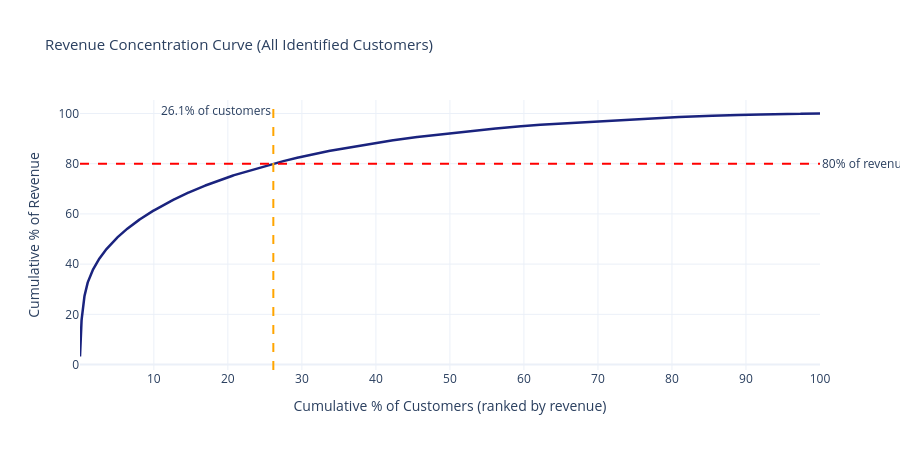

The notebook cell saved with this chart:
### Markdown cell above
---
## 7. Cross-Segment Analysis

### 7.1 Revenue Concentration (Pareto)

Does the 80/20 rule hold? If top 20% of customers generate 80%+ of revenue, the segmentation strategy should weight retention heavily over acquisition.

### Code cell
# ── Revenue Pareto across all identified customers ────────────────────────────
all_customers = rfm_scored.sort_values('monetary', ascending=False).copy()
all_customers['cum_revenue'] = all_customers['monetary'].cumsum()
all_customers['cum_revenue_pct'] = all_customers['cum_revenue'] / all_customers['monetary'].sum() * 100
all_customers['cum_customer_pct'] = (np.arange(1, len(all_customers) + 1) / len(all_customers)) * 100

# Find 80% threshold
idx_80 = (all_customers['cum_revenue_pct'] >= 80).idxmax()
cust_pct_at_80 = all_customers.loc[idx_80, 'cum_customer_pct']

fig_pareto = go.Figure()
fig_pareto.add_trace(go.Scatter(
    x=all_customers['cum_customer_pct'],
    y=all_customers['cum_revenue_pct'],
    mode='lines', name='Cumulative Revenue',
    line=dict(color='#1a237e', width=2.5)
))
fig_pareto.add_hline(y=80, line_dash='dash', line_color='red',
                     annotation_text='80% of revenue',
                     annotation_position='right')
fig_pareto.add_vline(x=cust_pct_at_80, line_dash='dash', line_color='orange',
                     annotation_text=f'{cust_pct_at_80:.1f}% of customers',
                     annotation_position='top left')

fig_pareto.update_layout(
    title=dict(text='Revenue Concentration Curve (All Identified Customers)', font=dict(size=15)),
    xaxis_title='Cumulative % of Customers (ranked by revenue)',
    yaxis_title='Cumulative % of Revenue',
    template='plotly_white', height=450
)
fig_pareto.show()

print(f'Top {cust_pct_at_80:.1f}% of customers generate 80% of revenue')
n_top = int(np.ceil(cust_pct_at_80 / 100 * len(all_customers)))
print(f'That is {n_top} customers out of {len(all_customers):,}')

### Figure 1 — Plotly figure (JSON) as saved in the notebook; plotly's stock layout.template omitted (floating-point values rounded to 4 significant figures; data arrays with more than 128 entries replaced by an {"elided": "..."} marker saying what was removed)
{"data": [{"line": {"color": "#1a237e", "width": 2.5}, "mode": "lines", "name": "Cumulative Revenue", "type": "scatter", "x": {"elided": "4334 float values"}, "y": {"elided": "4334 float values"}}], "layout": {"annotations": [{"showarrow": false, "text": "80% of revenue", "x": 1, "xanchor": "left", "xref": "x domain", "y": 80, "yanchor": "middle", "yref": "y"}, {"showarrow": false, "text": "26.1% of customers", "x": 26.14, "xanchor": "right", "xref": "x", "y": 1, "yanchor": "top", "yref": "y domain"}], "height": 450, "shapes": [{"line": {"color": "red", "dash": "dash"}, "type": "line", "x0": 0, "x1": 1, "xref": "x domain", "y0": 80, "y1": 80, "yref": "y"}, {"line": {"color": "orange", "dash": "dash"}, "type": "line", "x0": 26.14, "x1": 26.14, "xref": "x", "y0": 0, "y1": 1, "yref": "y domain"}], "title": {"font": {"size": 15}, "text": "Revenue Concentration Curve (All Identified Customers)"}, "xaxis": {"title": {"text": "Cumulative % of Customers (ranked by revenue)"}}, "yaxis": {"title": {"text": "Cumulative % of Revenue"}}}}
